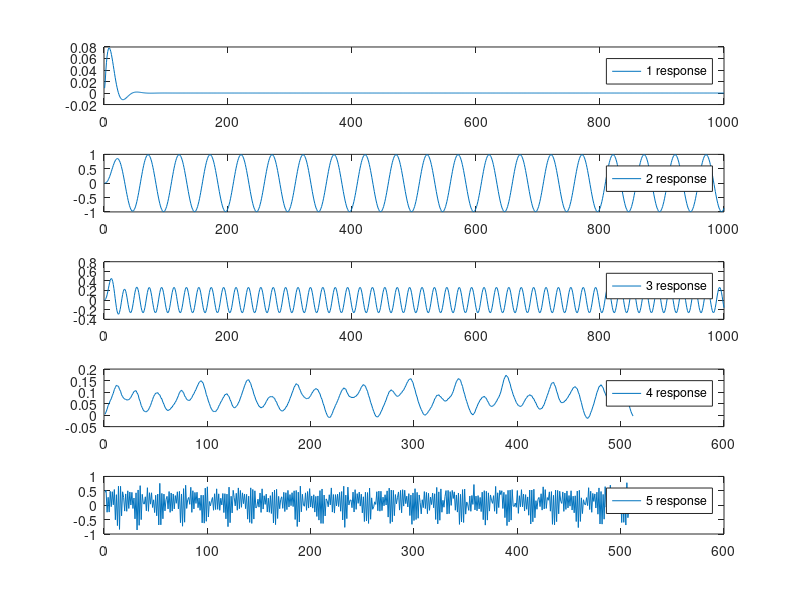

MATLAB code to generate this figure:
 sf = 1000; sf2 = sf/2;
 
d = [
0.4469
0.5203
-0.24311
0.27562
-0.23822
0.4836
-0.04981
0.46892
0.01381
0.54477
-0.50492
0.36615
-0.70801
0.65977
-0.84014
0.65732
-0.3679
0.46647
0.27317
-0.20396
0.39307
-0.2113
0.50073
-0.11343
0.45913
0.00647
0.4469
-0.11343
0.25115
-0.47311
0.42977
-0.85972
0.53009
-0.69822
0.67935
-0.50003
0.37839
0.07498
0.03827
0.29275
-0.19417
0.60839
-0.2113
0.43466
0.03827
0.43222
-0.07917
0.18753
-0.25535
0.34658
-0.3679
0.38817
-0.68599
0.76009
-0.6811
0.41019
-0.47067
0.38573
-0.19662
0.19243
0.30743
-0.12811
0.47626
-0.24801
0.42488
-0.20396
0.39062
-0.12811
0.33434
0.06764
0.46647
-0.12811
0.48115
-0.60524
0.39062
-0.73003
0.57658
-0.59056
0.69403
-0.11098
0.19243
0.27072
0.03093
0.62307
-0.24801
0.50317
-0.13056
0.44445
0.06274
0.45179
-0.08651
0.25115
-0.17705
0.34902
-0.61258
0.34902
-0.62237
0.59371
-0.55875
0.6402
-0.4095
0.12881
-0.0229
0.15083
0.26828
-0.1746
0.39796
-0.15013
0.56924
-0.14279
0.39551
-0.17705
0.24136
0.01136
0.40775
-0.25535
0.40041
-0.47311
0.38573
-0.74471
0.62796
-0.60769
0.31232
-0.26758
0.51786
0.26094
-0.0229
0.41509
-0.1746
0.60105
-0.12077
0.51296
-0.07183
0.42977
0.0554
0.39062
-0.11832
0.37839
-0.4829
0.31477
-0.5979
0.60349
-0.63216
0.54722
-0.48046
0.50073
-0.0963
-0.04247
0.20955
-0.06694
0.42488
-0.25045
0.56924
-0.133
0.32945
0.02849
0.38573
-0.23577
0.24626
-0.24556
0.3319
-0.28716
0.45424
-0.61748
0.5252
-0.67376
0.55211
-0.46088
0.30743
-0.12077
0.19977
0.29275
-0.10854
0.44934
-0.21864
0.43466
-0.15258
0.51541
-0.06205
0.37104
-0.01556
0.43466
-0.04736
0.50073
-0.49514
0.51296
-0.73982
0.45424
-0.58322
0.66222
-0.22843
0.38083
0.00402
-0.03513
0.42977
-0.17705
0.47626
-0.09875
0.57658
-0.06205
0.32211
-0.1012
0.3637
-0.23822
0.30743
-0.38992
0.32211
-0.51716
0.50807
-0.63216
0.56435
-0.63461
0.35392
-0.37279
0.21934
0.15083
-0.05471
0.3637
0.01136
0.60105
-0.23822
0.37104
-0.27247
0.3686
-0.02534
0.38328
-0.04492
0.4469
-0.20886
0.47626
-0.51226
0.65977
-0.76918
0.35147
-0.46577
0.62796
0.00891
0.1704
0.18264
-0.08651
0.45668
-0.23577
0.53988
-0.14279
0.40285
0.06519
0.45668
-0.03024
0.38328
-0.26513
0.29275
-0.56609
0.45179
-0.54897
0.43956
-0.63216
0.59615
-0.4878
0.25604
-0.14034
-0.05471
0.11902
0.02849
0.46892
-0.19173
0.49094
-0.20641
0.48605
-0.18683
0.28051
-0.02045
0.3637
0.00647
0.49828
-0.41194
0.59371
-0.63216
0.52764
-0.57588
0.51786
-0.36301
0.37104
0.04806
0.26338
0.46158
-0.16971
0.51541
-0.26269
0.53988
-0.03024
0.5203
0.0554
0.31477
-0.0596
0.40285
-0.35811
0.35147
-0.66397
0.42732
-0.53184
0.57413
-0.49758
0.4469
-0.45354
0.35636
0.08966
-0.30184
0.18998
-0.08407
0.47381
-0.11588
0.4469
-0.2945
0.41509
-0.17705
0.28296
0.02359
0.42243
-0.08896
0.39796
-0.49514
0.61818
-0.64929
0.46402
-0.52205
0.56679
-0.24311
0.1704
-0.06939
0.30009
0.50807
-0.30673
0.51541
-0.2945
0.47137
-0.00577
0.51541
0.23402
0.46402
-0.1746
0.35636
-0.23822
0.42488
-0.66642
0.37839
-0.58078
0.54232
-0.60035
0.5619
-0.30918
0.11413
0.01625
-0.17949
0.31966
-0.2113
0.33679
0.02849
0.7185
-0.16237
0.31721
-0.19417
0.33434
-0.12811
0.27072
-0.22109
0.45424
-0.50248
0.50562
-0.69088
0.4836
-0.51716
0.42977
-0.20396
0.35636
0.1753
0.06519
0.3319
-0.20886
0.65243
-0.2945
0.43222
-0.08162
0.51541
0.3686
0.50317
-0.11343
0.44934
-0.43152
0.37104
-0.70801
0.51786
-0.58078
0.5252
-0.51716
0.54232
-0.02534
-0.04247
0.07498
-0.07183
0.51051
-0.28226
0.32945
-0.05471
0.53988
-0.05471
0.38817
-0.20152
0.3686
-0.14034
0.28785
-0.34833
0.52764
-0.65173
0.52764
-0.57588
0.55456
-0.43641
0.15817
-0.14034
0.212
0.27072
-0.04736
0.39796
-0.16971
0.63775
-0.12811
0.54232
-0.11098
0.26583
0.17285
0.46402
-0.20641
0.47381
-0.66397
0.34413
-0.68354
0.5252
-0.57099
0.51541
-0.29939
0.48605
0.14104
0.06274
0.46158
-0.21375
0.42243
-0.14524
0.49583
-0.09385
0.33679
-0.03268
0.50317
-0.16726
0.31477
-0.26269
0.327
-0.56609
0.49339
-0.77652
0.51786
-0.56365
0.25604
-0.2896
0.18998
0.04072
0.01136
0.26338
-0.01311
0.60839
-0.15013
0.48605
-0.24556
0.41019
0.13125
0.39307
-0.0963
0.45179
-0.31162
0.60105
-0.65173
0.47626
-0.65663
0.37594
-0.48535
0.64509
-0.06694
0.1704
0.16062
-0.06694
0.69647
-0.23088
0.37839
-0.14769
0.45179
0.03827
0.42243
-0.06449
0.42243
-0.19173
0.31477
-0.60035
0.48849
-0.59546
0.39062
-0.68844
0.78211
-0.43397
-0.0596
-0.12322
0.16062
0.21689
-0.18928
]

 
 data=[[1;zeros(sf-1,1)],sinetone(20,sf,1,1),sinetone(50,sf,1,1)];
 order=1;
 [b, a]=ellip(2, 1, 50, 0.05);
 #[.1 .2]
 filtered = filter(b,a,data);
 
 output = filter(b,a,d);
 
 disp(b)
 disp(a)
 
 clf
 subplot ( 5, 1, 1)
 plot(filtered(:,1),";1 response;")
 subplot ( 5, 1, 2 )
 plot(filtered(:,2),";2 response;")
 subplot ( 5, 1, 3 )
 plot(filtered(:,3),";3 response;")
 subplot ( 5, 1, 4 )
 plot(output,";4 response;")
 subplot (5, 1, 5)
 plot(d,";5 response;")